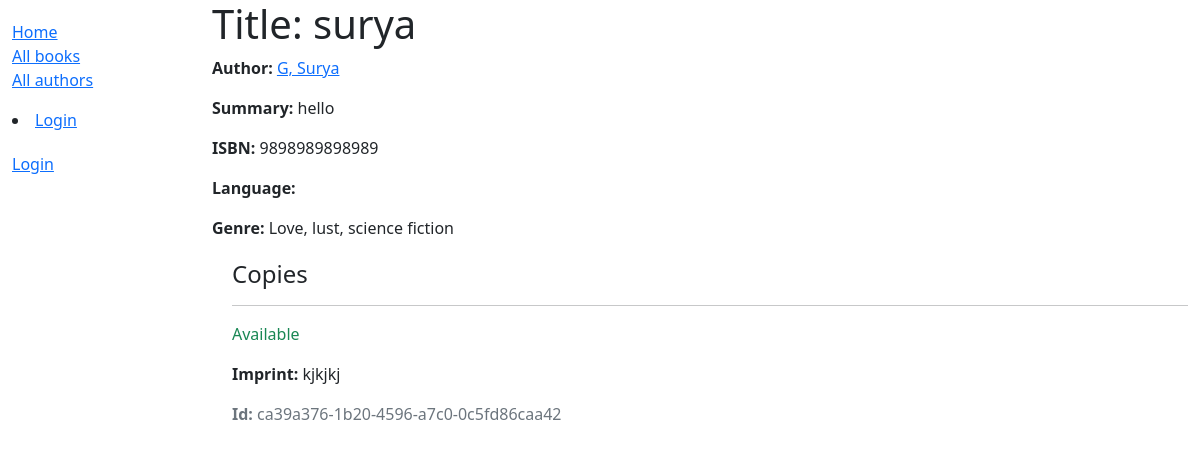
/catalog/book/1, run on the app's committed database.
### catalog/models.py (models this page shows, shortened)
class Book(models.Model):
    title = models.CharField(max_length=200)
    author = models.ForeignKey('Author', on_delete=models.SET_NULL, null=True)
    summary = models.TextField(max_length=1000, help_text='Enter a brief description of the book')
    isbn = models.CharField('ISBN', max_length=13, unique=True,
                            help_text='13 Character <a href="https://www.isbn-international.org/content/what-isbn">ISBN number</a>')
    genre = models.ManyToManyField(Genre, help_text='Select a genre for this book')
    def display_genre(self):
        """Create a string for the Genre. This is required to display genre in Admin."""
        return ', '.join(genre.name for genre in self.genre.all()[:3])
    display_genre.short_description = 'Genre'

class Author(models.Model):
    first_name = models.CharField(max_length=100)
    last_name = models.CharField(max_length=100)
    date_of_birth = models.DateField(null=True, blank=True)
    date_of_death = models.DateField('Died', null=True, blank=True)
    class Meta:
        ordering = ['last_name', 'first_name']
    def __str__(self):
        return f'{self.last_name}, {self.first_name}'

class Genre(models.Model):
    name = models.CharField(max_length=200, help_text='Enter a book genre (e.g. Science Fiction)')
    def __str__(self):
        return self.name

class BookInstance(models.Model):
    id = models.UUIDField(primary_key=True, default=uuid.uuid4,
                          help_text='Unique ID for this particular book across whole library')
    book = models.ForeignKey('Book', on_delete=models.RESTRICT, null=True)
    imprint = models.CharField(max_length=200)
    due_back = models.DateField(null=True, blank=True)
    borrower = models.ForeignKey(User, on_delete=models.SET_NULL, null=True, blank=True)
    LOAN_STATUS = (
        ('m', 'Maintenance'),
        ('o', 'On loan'),
        ('a', 'Available'),
        ('r', 'Reserved'),
    )
    status = models.CharField(
        max_length=1,
        choices=LOAN_STATUS,
        blank=True,
        default='m',
        help_text='Book availability',
    )
    class Meta:
        ordering = ['due_back']
        permissions = (("can_mark_returned", "Set book as returned"),)

### catalog/views.py (the view)
# urls.py: path('book/<int:pk>', views.BookDetailView.as_view(), name='book-detail'),
class BookDetailView(generic.DetailView):
    model = Book

### catalog/templates/catalog/book_detail.html (shortened to what this page needs)
{% extends "base_generic.html" %}
{% block content %}
  <h1>Title: {{ book.title }}</h1>
  <p><strong>Author:</strong> <a href="">{{ book.author }}</a></p>
  <p><strong>Summary:</strong> {{ book.summary }}</p>
  <p><strong>ISBN:</strong> {{ book.isbn }}</p>
  <p><strong>Language:</strong> {{ book.language }}</p>
  <p><strong>Genre:</strong> {{ book.genre.all|join:", " }}</p>
  <div style="margin-left:20px;margin-top:20px">
    <h4>Copies</h4>
    {% for copy in book.bookinstance_set.all %}
      <hr>
      <p class="{% if copy.status == 'a' %}text-success{% elif copy.status == 'm' %}text-danger{% else %}text-warning{% endif %}">
        {{ copy.get_status_display }}
      </p>
      <p><strong>Imprint:</strong> {{ copy.imprint }}</p>
      <p class="text-muted"><strong>Id:</strong> {{ copy.id }}</p>
    {% endfor %}
  </div>
{% endblock %}

### catalog/templates/base_generic.html (shortened to what this page needs)
<!DOCTYPE html>
<html lang="en">
<head>
  <link href="https://cdn.jsdelivr.net/npm/bootstrap@5.1.3/dist/css/bootstrap.min.css" rel="stylesheet">
  {% load static %}
  <link rel="stylesheet" href="{% static 'css/styles.css' %}">
</head>
<body>
  <div class="container-fluid">
    <div class="row">
      <div class="col-sm-2">
      {% block sidebar %}
        <ul class="sidebar-nav">
          <li><a href="{% url 'index' %}">Home</a></li>
          <li><a href="{% url 'books' %}">All books</a></li>
          <li><a href="{% url 'authors' %}">All authors</a></li>
        </ul>
           {% if user.is_authenticated %}
     <li>User: {{ user.get_username }}</li>
     <li><a href="{% url 'logout'%}?next={{request.path}}">Logout</a></li>
   {% else %}
     <li><a href="{% url 'login'%}?next={{request.path}}">Login</a></li>
   {% endif %}
           <ul class="sidebar-nav">
   {% if user.is_authenticated %}
   <li>User: {{ user.get_username }}</li>
   <li><a href="{% url 'my-borrowed' %}">My Borrowed</a></li>
   <li><a href="{% url 'logout'%}?next={{request.path}}">Logout</a></li>
   {% else %}
   <li><a href="{% url 'login'%}?next={{request.path}}">Login</a></li>
   {% endif %}
 </ul>
     {% endblock %}
      </div>
      <div class="col-sm-10 ">{% block content %}{% endblock %}
</div>
    </div>
  </div>
</body>
</html>

### catalog/static/css/styles.css (style rules this page uses)
.sidebar-nav { margin-top: 20px; padding: 0; list-style: none; }

### data on the page
Book: author "G, Surya", summary "hello", isbn "9898989898989", genre.all "Love, lust, science fiction"
BookInstance: status "Available", imprint "kjkjkj", id "ca39a376-1b20-4596-a7c0-0c5fd86caa42"
